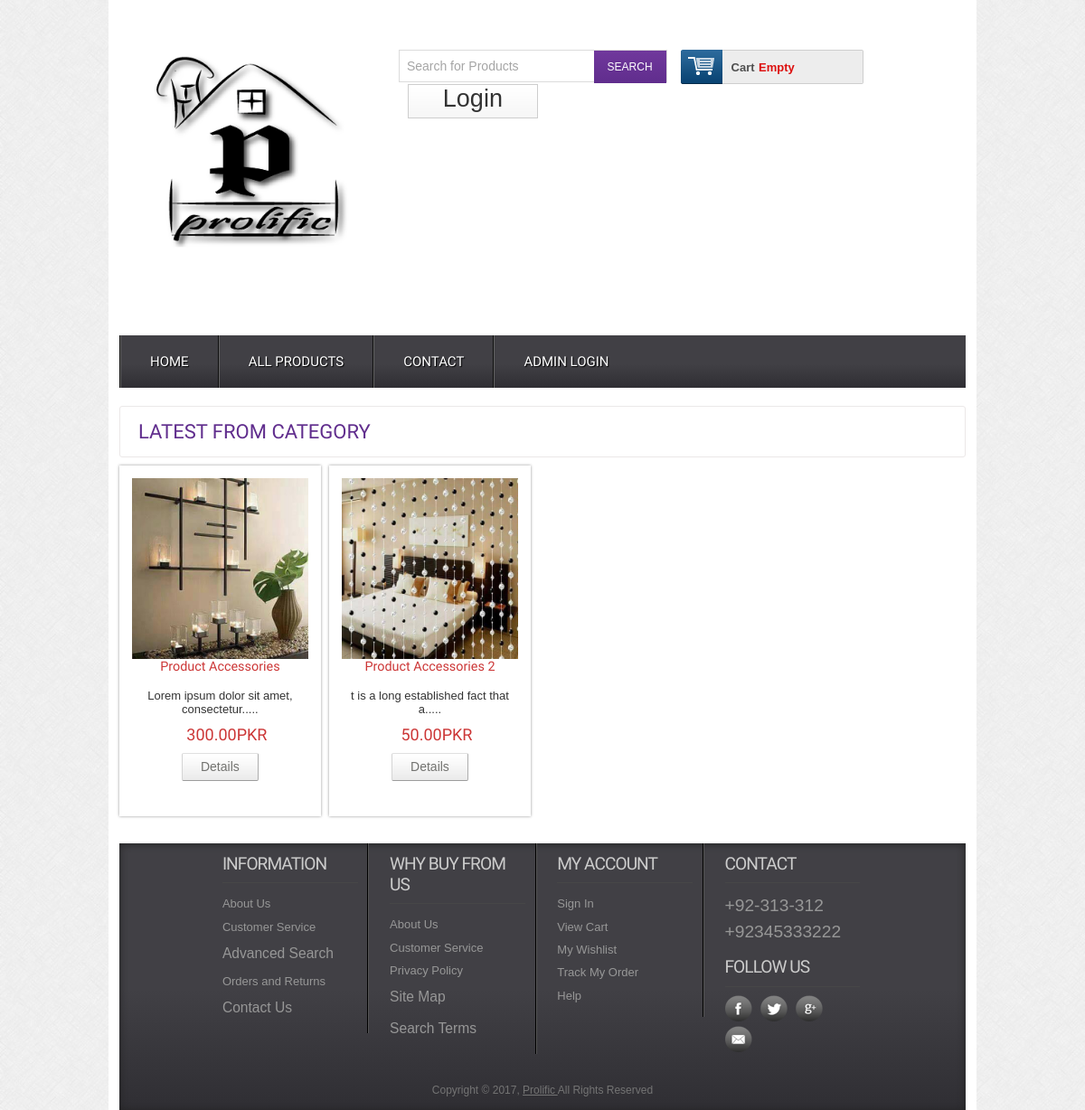
The app's page /productbycat.php?catId=4 with its own data.
### tables this page shows
CREATE TABLE `tbl_product` (
  `productId` int(11) NOT NULL,
  `productName` varchar(255) NOT NULL,
  `catId` int(11) NOT NULL,
  `brandId` int(11) NOT NULL,
  `body` text NOT NULL,
  `price` float(10,2) NOT NULL,
  `image` varchar(255) NOT NULL,
  `type` tinyint(4) NOT NULL DEFAULT '0'
);

### lib/Database.php (called while the page is built, shortened)
<?php
Class Database{
 public $host   = DB_HOST;
 public $user   = DB_USER;
 public $pass   = DB_PASS;
 public $dbname = DB_NAME;
 public $link;
private function connectDB(){
	 $this->link = new mysqli($this->host, $this->user, $this->pass,  $this->dbname);
 }
public function select($query){
	$result = $this->link->query($query) or
        die($this->link->error.__LINE__);
	  if($result->num_rows > 0){
		return $result;
	  } else {
		return false;
  }
 }
}
?>

### classes/Product.php (called while the page is built, shortened)
<?php
    $filepath = realpath(dirname(__FILE__));
    include_once ($filepath.'/../lib/Database.php');
	include_once ($filepath.'/../helpers/Format.php');
?>
<?php
class Product{
    private $db;
    public function __construct(){
            $this->db = new Database();
    }
    public function getProductByCat($id){
        $query = "SELECT * FROM tbl_product WHERE catId='$id'";
        $result = $this->db->select($query);
        return $result;
    }
}
?>

### helpers/Format.php (called while the page is built, shortened)
<?php
class Format{
	 public function textShorten($text, $limit = 400){
	  $text = $text. " ";
	  $text = substr($text, 0, $limit);
	  $text = substr($text, 0, strrpos($text, ' '));
	  $text = $text.".....";
	  return $text;
	 }
}
?>

### productbycat.php (the view, shortened to what this page needs)
<?php include 'inc/header.php';?>
<?php
    if (!isset($_GET['catId']) || $_GET['catId'] == NULL){
        echo "<script>window.location = 'catlist.php';</script>";
    } else {
    $id = preg_replace('/[^-a-zA-Z0-9_]/', '', $_GET['catId']);
    }
?>
 <div class="main">
    <div class="content">
    	<div class="content_top">
    		<div class="heading">
    		<h3>Latest From Category</h3>
    		</div>
    	</div>
	      <div class="section group">
                    <?php
                        $getPd = $pd->getProductByCat($id);
                        if ($getPd){
                            while ($result = $getPd->fetch_assoc()){
                    ?>
                      <div class="grid_1_of_4 images_1_of_4">
                                 <a href="details.php?proid=<?php echo $result['productId'];?>"><img src="admin/<?php echo $result['image'];?>" alt="" /></a>
                                 <h2><?php echo $result['productName'];?> </h2>
                                 <p><?php echo $fm->textshorten($result['body'], 50) ;?></p>
                                 <p><span class="price"><?php echo $result['price'];?>PKR</span></p>
                             <div class="button"><span><a href="details.php?proid=<?php echo $result['productId'];?>" class="details">Details</a></span></div>
                       </div>
                    <?php } } ?>
                </div>
    </div>
 </div>
<?php include 'inc/footer.php';?>

### css/style.css (style rules this page uses)
html,body,div,span,applet,object,iframe,h1,h2,h3,h4,h5,h6,p,blockquote,pre,a,abbr,acronym,address,big,cite,code,del,dfn,em,img,ins,kbd,q,s,samp,small,strike,strong,sub,sup,tt,var,b,u,i,dl,dt,dd,ol,nav ul,nav li,fieldset,form,label,legend,table,caption,tbody,tfoot,thead,tr,th,td,article,aside,canvas,details,embed,figure,figcaption,footer,header,hgroup,menu,nav,output,ruby,section,summary,time,mark,audio,video { margin:0;padding:0;border:0;font-size:100%;font:inherit;vertical-align:baseline; }
a { text-decoration:none; }
img { max-width:100%; }
body { font-family:Arial, Helvetica, sans-serif; background:url(../images/body_bg3.jpg); }
.section { clear: both; padding: 0px; margin: 0px; }
.group:before, .group:after { content:""; display:table; }
.group:after { clear:both; }
.group { zoom:1; }
.content { padding:20px 0; background:#FFF; }
.content h2 { font-size:23px; color:#6C6C6C; font-family: 'Monda', sans-serif; }
.content_top { padding:15px 20px; border:1px solid #EBE8E8; border-radius:3px; }
.heading { float:left; margin-right:10%; }
.heading h3 { font-family: 'Monda', sans-serif; font-size:22px; color:#602D8D; text-transform:uppercase; }
.grid_1_of_4 { display: block; float:left; margin: 1% 0 1% 1%; box-shadow: 0px 0px 3px rgb(150, 150, 150); }
.grid_1_of_4:first-child { margin-left: 0; }
.images_1_of_4 { height: 360px; padding: 1.5%; position: relative; text-align: center; width: 20.8%; }
.images_1_of_4 img { height:200px; max-width:100%; }
.images_1_of_4 h2 { color: #CC3636; font-family: 'Monda', sans-serif; font-size:0.9em; font-weight : normal; }
.images_1_of_4 p { font-size:0.8125em; padding:0.4em 0; color: #333; }
.images_1_of_4 p span.price { font-size:18px; font-family: 'Monda', sans-serif; color: #CC3636; margin-left:15px; }
.images_1_of_4 .button { float: left; line-height: 1.9em; margin-top: 0.3em; width: 100%; }
.images_1_of_4 .button a { padding:7px 20px; font-size:0.8em; }
.images_1_of_4 .button a { font-family: "Trebuchet MS",Arial,Helvetica,sans-serif; font-size: 14px; line-height: 15px; text-transform: none; color: #737370; text-decoration: none!important; background: url(../images/button-bg.png) repeat-x 0 0 #E8E8E8; display: inline-block; border-left: 1px solid #D4D4D4!important; border-right: 1px solid #ADADAD!important; border-top: 1px solid #E0E0E0!important; border-bottom: 1px solid #9C9C9C!important; cursor: pointer!important; margin: 0 2px; border-radius: 2px; -moz-border-radius: 2px; -webkit-border-radius: 2px; -webkit-transition: all 0.5s ease; -moz-transition: all 0.5s ease; -o-transition: all 0.5s ease; transition: all 0.5s ease; }

### records on screen
tbl_product: image (picture), productName "Product Accessories", body "Lorem ipsum dolor sit amet, consectetur.....", price "300.00"
tbl_product: image (picture), productName "Product Accessories 2", body "t is a long established fact that a.....", price "50.00"
